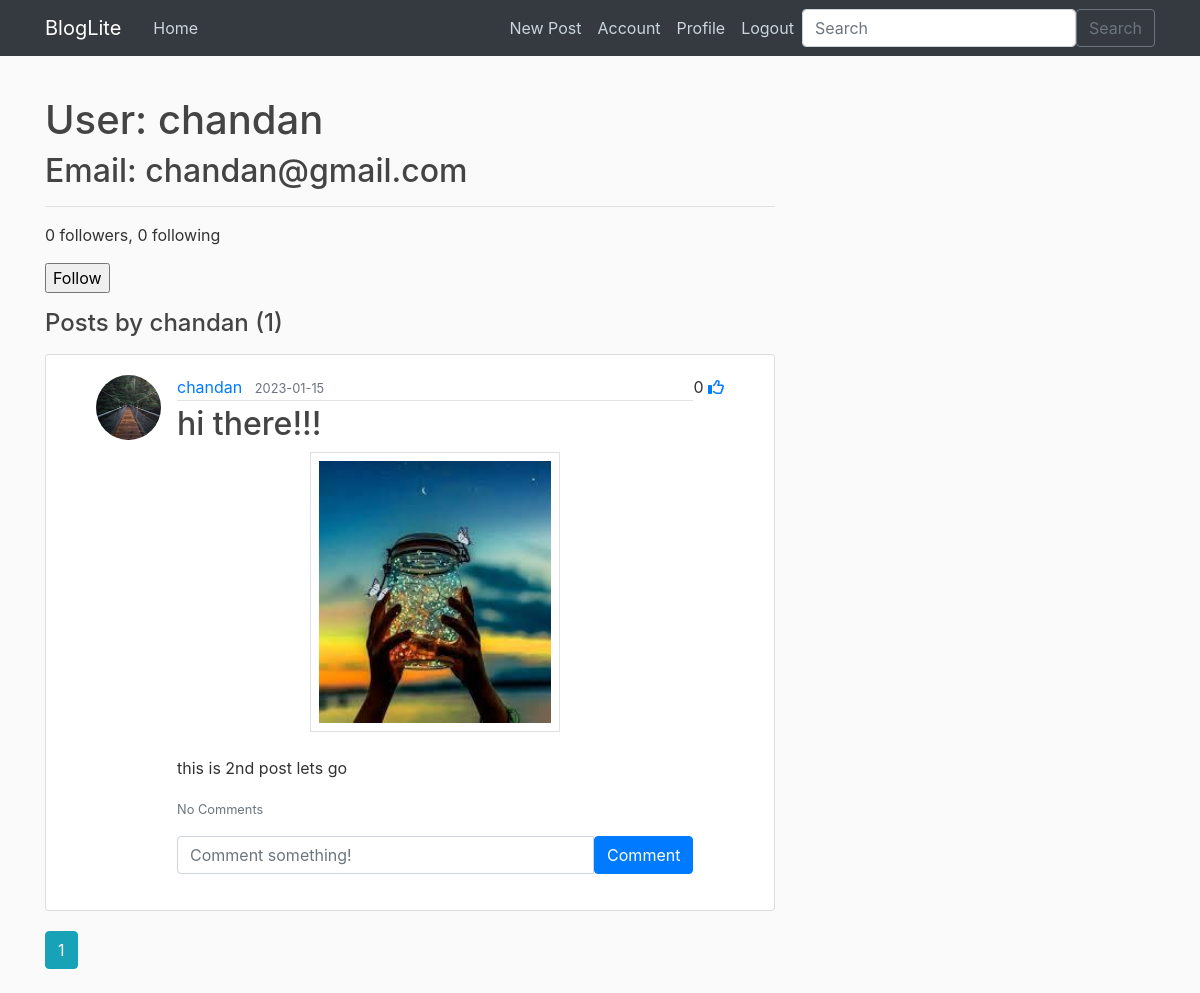
The page /feed/chandan (signed in) on the database its author committed.
### application/models.py (models this page shows, shortened)
class User(db.Model, UserMixin):
    id = db.Column(db.Integer, primary_key=True)
    username = db.Column(db.String(20), unique=True, nullable=False)
    email = db.Column(db.String(30), unique=True, nullable=False)
    image_file = db.Column(db.String(20), nullable=False, default='default.jpg')
    password = db.Column(db.String(60), nullable=False)
    posts = db.relationship('Post', backref='author', lazy=True)
    comments = db.relationship('Comment', backref='user', lazy=True)
    likes = db.relationship('Like', backref='user', lazy=True)
    followed = db.relationship(
        'User', secondary=followers,
        primaryjoin=(followers.c.follower_id == id),
        secondaryjoin=(followers.c.followed_id == id),
        backref=db.backref('followers', lazy='dynamic'), lazy='dynamic')
    def is_following(self, user):
        return self.followed.filter(
            followers.c.followed_id == user.id).count() > 0

class Post(db.Model):
    id = db.Column(db.Integer, primary_key=True)
    title = db.Column(db.String(100), nullable=False)
    date_posted = db.Column(db.DateTime, nullable=False, default=datetime.utcnow)
    image_file = db.Column(db.String(20), default='default.jpg')
    content = db.Column(db.Text, nullable=False)
    user_id = db.Column(db.Integer, db.ForeignKey('user.id'), nullable=False)
    comments = db.relationship('Comment', backref='post', lazy=True)
    likes = db.relationship('Like', backref='post', lazy=True)

### application/routes.py (the view)
@app.route("/feed/<string:username>")
def user_posts(username):
    page = request.args.get('page', 1, type=int)
    user = User.query.filter_by(username=username).first_or_404()
    posts = Post.query.filter_by(author=user)\
        .order_by(Post.date_posted.desc())\
        .paginate(page=page, per_page=5)
    return render_template('user.html', user=user, posts=posts)

### application/forms.py
class SearchForm(FlaskForm):
    searched = StringField('Searched', validators=[DataRequired()])
    submit = SubmitField('Submit')

### application/models.py (called while the page is built)
@login_manager.user_loader
def load_user(user_id):
    return User.query.get(int(user_id))

### application/routes.py (called while the page is built)
@app.context_processor
def layout():
    form=SearchForm()
    return dict(form=form)

### application/templates/user.html (shortened to what this page needs)
{% extends "layout.html" %}
{% block content %}
    <h1>User: {{ user.username }}</h1>
    <h2>Email: {{ user.email }}</h2>
    <hr>
        <p>{{ user.followers.count() }} followers, {{ user.followed.count() }} following</p>
        {% if user == current_user %}
        <p><a href="{{ url_for('account') }}">Edit your profile</a></p>
        {% elif not current_user.is_following(user) %}
        <p>
            <form action="{{ url_for('follow', username=user.username) }}" method="post">
                {{ form.submit(value='Follow') }}
            </form>
        </p>
        {% endif %}
    <h4 class="mb-3">Posts by {{ user.username }} ({{ posts.total }})</h4>
    {% for post in posts.items %}
        <article class="media content-section">
          <img class="rounded-circle article-img" src="{{ url_for('static', filename='profile_pics/' + post.author.image_file) }}">
          <div class="media-body">
            <div class="article-metadata">
              <a class="mr-2" href="{{ url_for('user_posts', username=post.author.username) }}">{{ post.author.username }}</a>
              <small class="text-muted">{{ post.date_posted.strftime('%Y-%m-%d') }}</small>
            </div>
            <h2><a class="article-title" href="{{ url_for('post', post_id=post.id) }}">{{ post.title }}</a></h2>
            <div class="text-center">
                <img src="{{ url_for('static' , filename = 'post_photos/'+ post.image_file )}}" class="border shadow p-2" style="width:250px;" alt="">
            </div><br>
            <p class="article-content">{{ post.content }}</p>
          <p class="card-text">
            {% if post.comments|length > 0 %}
            <!-- <a data-bs-toggle="collapse" href="#comments-{{post.id}}" role="button">
              <small>View {{post.comments|length}} Comments</small>
            </a> -->
            <small class="text-muted" data-toggle="collapse" data-target="#comments-{{post.id}}">
              View {{post.comments|length}} Comments</small>
            {% else %}
            <small class="text-muted">No Comments</small>
            {% endif %}
          </p>
          <form
            class="input-group mb-3"
            method="POST"
            action= "/create_comment/{{post.id}}"
          >
            <input
              type="text"
              id="text"
              name="text"
              class="form-control"
              placeholder="Comment something!"
            />
            <button type="submit" class="btn btn-primary">Comment</button>
          </form>
        </div>
         <div>
          {{ post.likes|length }}
          <a href="/like-post/{{post.id}}">
            <i class="far fa-thumbs-up"></i>
          </a>
        </div>
    </article>
    {% endfor %}
    {% for page_num in posts.iter_pages(left_edge=1, right_edge=1, left_current=1, right_current=2) %}
      {% if page_num %}
        {% if posts.page == page_num %}
          <a class="btn btn-info mb-4" href="{{ url_for('user', username=user.username, page=page_num) }}">{{ page_num }}</a>
        {% else %}
          <a class="btn btn-outline-info mb-4" href="{{ url_for('user', username=user.username, page=page_num) }}">{{ page_num }}</a>
        {% endif %}
      {% endif %}
    {% endfor %}
{% endblock %}

### application/static/main.css (style rules this page uses)
body { background: #fafafa; color: #333333; margin-top: 5rem; }
h1, h2, h3, h4, h5, h6 { color: #444444; }
.content-section { background: #ffffff; padding: 20px 50px; border: 1px solid #dddddd; border-radius: 3px; margin-bottom: 20px; }
.article-title { color: #444444; }
.article-content { white-space: pre-line; }
.article-img { height: 65px; width: 65px; margin-right: 16px; }
.article-metadata { padding-bottom: 1px; margin-bottom: 4px; border-bottom: 1px solid #e3e3e3 }

### rows shown on the page
User: username "chandan", email "chandan@gmail.com"
Post: image_file (picture), author.username "chandan", date_posted "2023-01-15", title "hi there!!!", content "this is 2nd post lets go", likes|length "0"

### other values the page prints
{{ user.followers.count() }} "0"
{{ user.followed.count() }} "0"
{{ posts.total }} "1"
{{ page_num }} "1"
